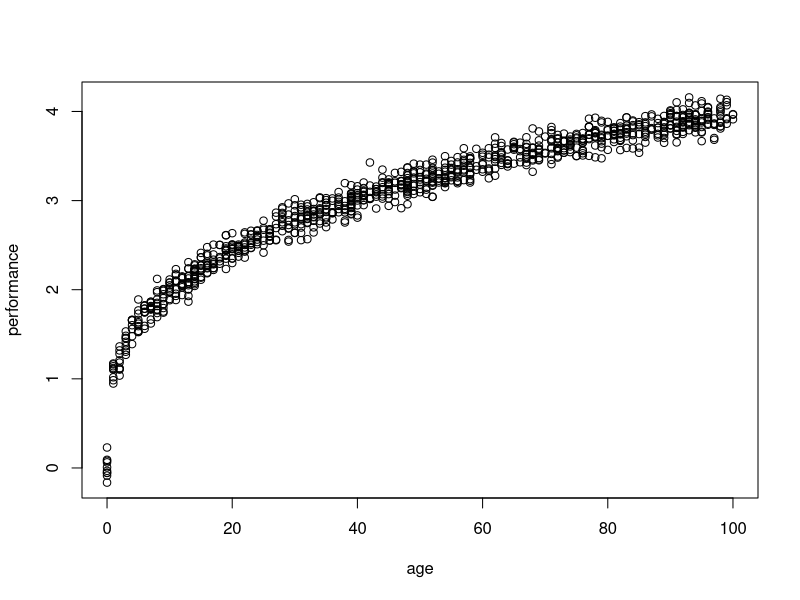
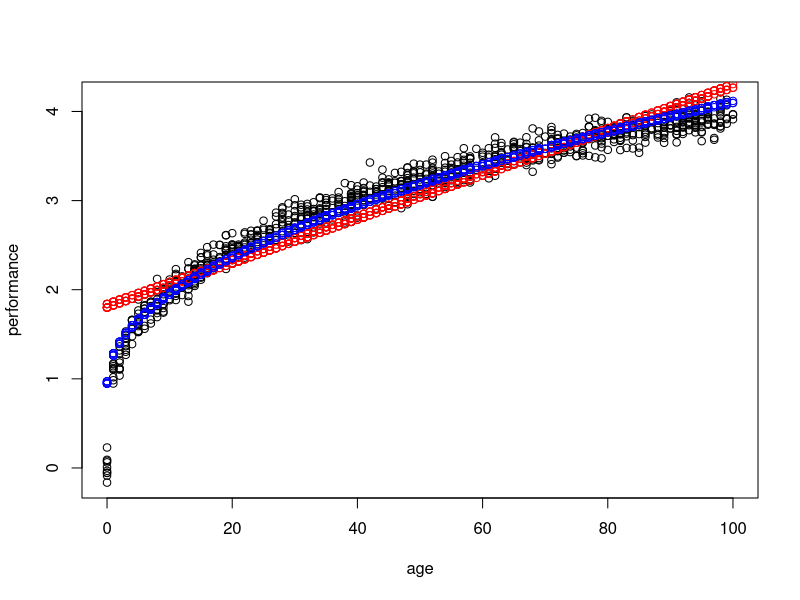

These charts were generated, in order, by the following R code:
## setup hypothetical data
set.seed(42)
age <- round(runif(n = 1000)*100,0)
gender <- sample(x = c('m', 'f'), size = 1000, replace=TRUE)

## coef defines our hypothetical model between age and performance -- here we 
coef <- 0.3
noise <- rnorm(1000, mean = 0, sd = 0.1)

## build a hypothetical dataset of performance as influenced by age, a power relationship, and some gaussian noise
## this is our "real" data i.e. this is a population of data points we are modeling with lm()
## add random gaussian value to simulate noisy data
performance <- (age ^ coef) + noise

## visualize it
plot(age, performance)

## prep data for lm()
input_data <- data.frame(age = age, gender = gender, performance = performance)

## fit linear model, no curvilinear variables
model1 <- lm(performance ~ age + gender, data = input_data)

## assess model fit
summary(model1)

## fit linear model, curvilinear relationship with age but inaccurate coefficient (0.5 instead of the "true" 0.3)
model2 <- lm(performance ~ I(age^0.5) + gender, data = input_data)

## assess model fit
summary(model2)

## plot model fits
plot(age, performance)
lines(x = age, y = predict(model1), type = 'p', col = 'red') # add model1 predictions
lines(x = age, y = predict(model2), type = 'p', col = 'blue') # add model2 predictions
